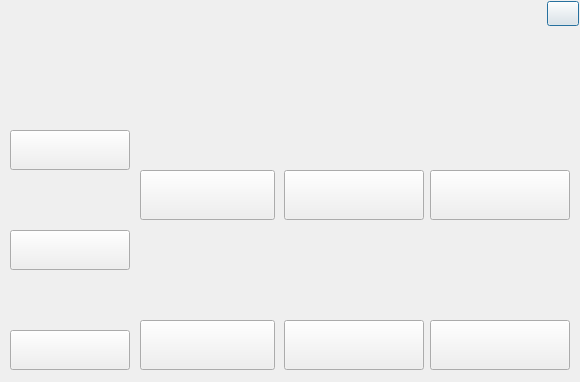
<?xml version="1.0" encoding="UTF-8"?>
<ui version="4.0">
 <class>DialogTutorial</class>
 <widget class="QDialog" name="DialogTutorial">
  <property name="geometry">
   <rect>
    <x>0</x>
    <y>0</y>
    <width>580</width>
    <height>382</height>
   </rect>
  </property>
  <property name="sizePolicy">
   <sizepolicy hsizetype="Fixed" vsizetype="Fixed">
    <horstretch>0</horstretch>
    <verstretch>0</verstretch>
   </sizepolicy>
  </property>
  <property name="maximumSize">
   <size>
    <width>580</width>
    <height>382</height>
   </size>
  </property>
  <property name="windowTitle">
   <string>tutorial</string>
  </property>
  <property name="autoFillBackground">
   <bool>false</bool>
  </property>
  <property name="styleSheet">
   <string notr="true"/>
  </property>
  <widget class="QPushButton" name="pushButton_close">
   <property name="geometry">
    <rect>
     <x>547</x>
     <y>1</y>
     <width>32</width>
     <height>25</height>
    </rect>
   </property>
   <property name="sizePolicy">
    <sizepolicy hsizetype="Fixed" vsizetype="Fixed">
     <horstretch>0</horstretch>
     <verstretch>0</verstretch>
    </sizepolicy>
   </property>
   <property name="minimumSize">
    <size>
     <width>32</width>
     <height>25</height>
    </size>
   </property>
   <property name="maximumSize">
    <size>
     <width>32</width>
     <height>25</height>
    </size>
   </property>
   <property name="text">
    <string/>
   </property>
  </widget>
  <widget class="QPushButton" name="pushButton_make_uboot">
   <property name="geometry">
    <rect>
     <x>10</x>
     <y>130</y>
     <width>120</width>
     <height>40</height>
    </rect>
   </property>
   <property name="sizePolicy">
    <sizepolicy hsizetype="Fixed" vsizetype="Fixed">
     <horstretch>0</horstretch>
     <verstretch>0</verstretch>
    </sizepolicy>
   </property>
   <property name="cursor">
    <cursorShape>PointingHandCursor</cursorShape>
   </property>
   <property name="text">
    <string/>
   </property>
  </widget>
  <widget class="QPushButton" name="pushButton_make_iso_boot">
   <property name="geometry">
    <rect>
     <x>10</x>
     <y>230</y>
     <width>120</width>
     <height>40</height>
    </rect>
   </property>
   <property name="sizePolicy">
    <sizepolicy hsizetype="Fixed" vsizetype="Fixed">
     <horstretch>0</horstretch>
     <verstretch>0</verstretch>
    </sizepolicy>
   </property>
   <property name="cursor">
    <cursorShape>PointingHandCursor</cursorShape>
   </property>
   <property name="text">
    <string/>
   </property>
  </widget>
  <widget class="QPushButton" name="pushButton_make_hdd_boot">
   <property name="geometry">
    <rect>
     <x>10</x>
     <y>330</y>
     <width>120</width>
     <height>40</height>
    </rect>
   </property>
   <property name="sizePolicy">
    <sizepolicy hsizetype="Fixed" vsizetype="Fixed">
     <horstretch>0</horstretch>
     <verstretch>0</verstretch>
    </sizepolicy>
   </property>
   <property name="cursor">
    <cursorShape>PointingHandCursor</cursorShape>
   </property>
   <property name="text">
    <string/>
   </property>
  </widget>
  <widget class="QPushButton" name="pushButton_install_u_ghost_xp">
   <property name="geometry">
    <rect>
     <x>140</x>
     <y>170</y>
     <width>135</width>
     <height>50</height>
    </rect>
   </property>
   <property name="sizePolicy">
    <sizepolicy hsizetype="Fixed" vsizetype="Fixed">
     <horstretch>0</horstretch>
     <verstretch>0</verstretch>
    </sizepolicy>
   </property>
   <property name="cursor">
    <cursorShape>PointingHandCursor</cursorShape>
   </property>
   <property name="text">
    <string/>
   </property>
  </widget>
  <widget class="QPushButton" name="pushButton_install_u_ghost_win7">
   <property name="geometry">
    <rect>
     <x>284</x>
     <y>170</y>
     <width>140</width>
     <height>50</height>
    </rect>
   </property>
   <property name="sizePolicy">
    <sizepolicy hsizetype="Fixed" vsizetype="Fixed">
     <horstretch>0</horstretch>
     <verstretch>0</verstretch>
    </sizepolicy>
   </property>
   <property name="cursor">
    <cursorShape>PointingHandCursor</cursorShape>
   </property>
   <property name="text">
    <string/>
   </property>
  </widget>
  <widget class="QPushButton" name="pushButton_make_uboot_shortcut">
   <property name="geometry">
    <rect>
     <x>430</x>
     <y>170</y>
     <width>140</width>
     <height>50</height>
    </rect>
   </property>
   <property name="sizePolicy">
    <sizepolicy hsizetype="Fixed" vsizetype="Fixed">
     <horstretch>0</horstretch>
     <verstretch>0</verstretch>
    </sizepolicy>
   </property>
   <property name="cursor">
    <cursorShape>PointingHandCursor</cursorShape>
   </property>
   <property name="text">
    <string/>
   </property>
  </widget>
  <widget class="QPushButton" name="pushButton_install_ori_xp">
   <property name="geometry">
    <rect>
     <x>140</x>
     <y>320</y>
     <width>135</width>
     <height>50</height>
    </rect>
   </property>
   <property name="sizePolicy">
    <sizepolicy hsizetype="Fixed" vsizetype="Fixed">
     <horstretch>0</horstretch>
     <verstretch>0</verstretch>
    </sizepolicy>
   </property>
   <property name="cursor">
    <cursorShape>PointingHandCursor</cursorShape>
   </property>
   <property name="text">
    <string/>
   </property>
  </widget>
  <widget class="QPushButton" name="pushButton_install_ori_win7">
   <property name="geometry">
    <rect>
     <x>284</x>
     <y>320</y>
     <width>140</width>
     <height>50</height>
    </rect>
   </property>
   <property name="sizePolicy">
    <sizepolicy hsizetype="Fixed" vsizetype="Fixed">
     <horstretch>0</horstretch>
     <verstretch>0</verstretch>
    </sizepolicy>
   </property>
   <property name="cursor">
    <cursorShape>PointingHandCursor</cursorShape>
   </property>
   <property name="text">
    <string/>
   </property>
  </widget>
  <widget class="QPushButton" name="pushButton_u_part_disk">
   <property name="geometry">
    <rect>
     <x>430</x>
     <y>320</y>
     <width>140</width>
     <height>50</height>
    </rect>
   </property>
   <property name="sizePolicy">
    <sizepolicy hsizetype="Fixed" vsizetype="Fixed">
     <horstretch>0</horstretch>
     <verstretch>0</verstretch>
    </sizepolicy>
   </property>
   <property name="cursor">
    <cursorShape>PointingHandCursor</cursorShape>
   </property>
   <property name="text">
    <string/>
   </property>
  </widget>
 </widget>
 <resources/>
 <connections/>
</ui>
